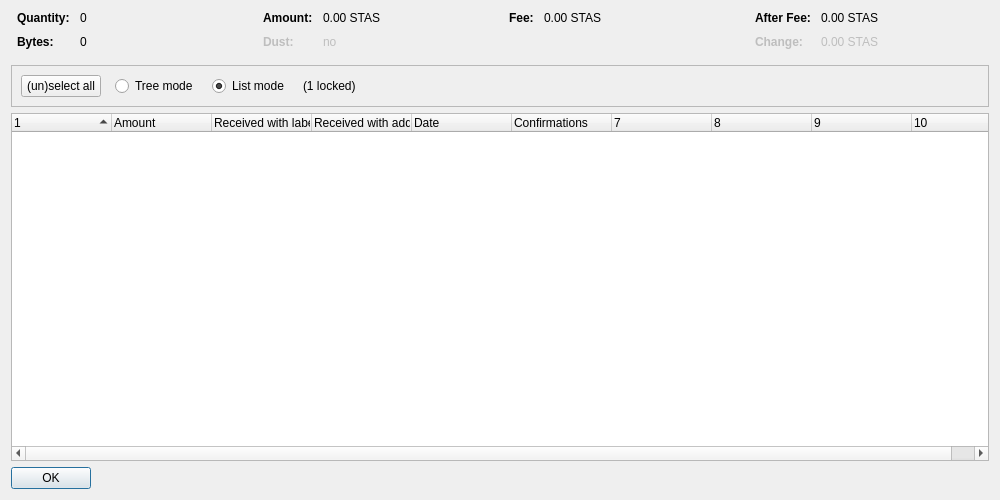
<?xml version="1.0" encoding="UTF-8"?>
<ui version="4.0">
 <class>CoinControlDialog</class>
 <widget class="QDialog" name="CoinControlDialog">
  <property name="geometry">
   <rect>
    <x>0</x>
    <y>0</y>
    <width>1000</width>
    <height>500</height>
   </rect>
  </property>
  <property name="windowTitle">
   <string>Coin Selection</string>
  </property>
  <layout class="QVBoxLayout" name="verticalLayout">
   <item>
    <layout class="QHBoxLayout" name="horizontalLayoutTop" stretch="0,0,0,0">
     <property name="topMargin">
      <number>0</number>
     </property>
     <property name="bottomMargin">
      <number>10</number>
     </property>
     <item>
      <layout class="QFormLayout" name="formLayoutCoinControl1">
       <property name="horizontalSpacing">
        <number>10</number>
       </property>
       <property name="verticalSpacing">
        <number>10</number>
       </property>
       <property name="leftMargin">
        <number>6</number>
       </property>
       <property name="rightMargin">
        <number>6</number>
       </property>
       <item row="0" column="0">
        <widget class="QLabel" name="labelCoinControlQuantityText">
         <property name="font">
          <font>
           <weight>75</weight>
           <bold>true</bold>
          </font>
         </property>
         <property name="text">
          <string>Quantity:</string>
         </property>
        </widget>
       </item>
       <item row="0" column="1">
        <widget class="QLabel" name="labelCoinControlQuantity">
         <property name="cursor">
          <cursorShape>IBeamCursor</cursorShape>
         </property>
         <property name="contextMenuPolicy">
          <enum>Qt::ActionsContextMenu</enum>
         </property>
         <property name="text">
          <string notr="true">0</string>
         </property>
         <property name="textInteractionFlags">
          <set>Qt::LinksAccessibleByMouse|Qt::TextSelectableByKeyboard|Qt::TextSelectableByMouse</set>
         </property>
        </widget>
       </item>
       <item row="1" column="0">
        <widget class="QLabel" name="labelCoinControlBytesText">
         <property name="font">
          <font>
           <weight>75</weight>
           <bold>true</bold>
          </font>
         </property>
         <property name="text">
          <string>Bytes:</string>
         </property>
        </widget>
       </item>
       <item row="1" column="1">
        <widget class="QLabel" name="labelCoinControlBytes">
         <property name="cursor">
          <cursorShape>IBeamCursor</cursorShape>
         </property>
         <property name="contextMenuPolicy">
          <enum>Qt::ActionsContextMenu</enum>
         </property>
         <property name="text">
          <string notr="true">0</string>
         </property>
         <property name="textInteractionFlags">
          <set>Qt::LinksAccessibleByMouse|Qt::TextSelectableByKeyboard|Qt::TextSelectableByMouse</set>
         </property>
        </widget>
       </item>
      </layout>
     </item>
     <item>
      <layout class="QFormLayout" name="formLayoutCoinControl2">
       <property name="horizontalSpacing">
        <number>10</number>
       </property>
       <property name="verticalSpacing">
        <number>10</number>
       </property>
       <property name="leftMargin">
        <number>6</number>
       </property>
       <property name="rightMargin">
        <number>6</number>
       </property>
       <item row="0" column="0">
        <widget class="QLabel" name="labelCoinControlAmountText">
         <property name="font">
          <font>
           <weight>75</weight>
           <bold>true</bold>
          </font>
         </property>
         <property name="text">
          <string>Amount:</string>
         </property>
        </widget>
       </item>
       <item row="0" column="1">
        <widget class="QLabel" name="labelCoinControlAmount">
         <property name="cursor">
          <cursorShape>IBeamCursor</cursorShape>
         </property>
         <property name="contextMenuPolicy">
          <enum>Qt::ActionsContextMenu</enum>
         </property>
         <property name="text">
          <string notr="true">0.00 STAS</string>
         </property>
         <property name="textInteractionFlags">
          <set>Qt::LinksAccessibleByMouse|Qt::TextSelectableByKeyboard|Qt::TextSelectableByMouse</set>
         </property>
        </widget>
       </item>
       <item row="1" column="0">
        <widget class="QLabel" name="labelCoinControlLowOutputText">
         <property name="enabled">
          <bool>false</bool>
         </property>
         <property name="font">
          <font>
           <weight>75</weight>
           <bold>true</bold>
          </font>
         </property>
         <property name="text">
          <string>Dust:</string>
         </property>
        </widget>
       </item>
       <item row="1" column="1">
        <widget class="QLabel" name="labelCoinControlLowOutput">
         <property name="enabled">
          <bool>false</bool>
         </property>
         <property name="cursor">
          <cursorShape>IBeamCursor</cursorShape>
         </property>
         <property name="contextMenuPolicy">
          <enum>Qt::ActionsContextMenu</enum>
         </property>
         <property name="text">
          <string notr="true">no</string>
         </property>
         <property name="textInteractionFlags">
          <set>Qt::LinksAccessibleByMouse|Qt::TextSelectableByKeyboard|Qt::TextSelectableByMouse</set>
         </property>
        </widget>
       </item>
      </layout>
     </item>
     <item>
      <layout class="QFormLayout" name="formLayoutCoinControl3">
       <property name="horizontalSpacing">
        <number>10</number>
       </property>
       <property name="verticalSpacing">
        <number>10</number>
       </property>
       <property name="leftMargin">
        <number>6</number>
       </property>
       <property name="rightMargin">
        <number>6</number>
       </property>
       <item row="0" column="0">
        <widget class="QLabel" name="labelCoinControlFeeText">
         <property name="font">
          <font>
           <weight>75</weight>
           <bold>true</bold>
          </font>
         </property>
         <property name="text">
          <string>Fee:</string>
         </property>
        </widget>
       </item>
       <item row="0" column="1">
        <widget class="QLabel" name="labelCoinControlFee">
         <property name="cursor">
          <cursorShape>IBeamCursor</cursorShape>
         </property>
         <property name="contextMenuPolicy">
          <enum>Qt::ActionsContextMenu</enum>
         </property>
         <property name="text">
          <string notr="true">0.00 STAS</string>
         </property>
         <property name="textInteractionFlags">
          <set>Qt::LinksAccessibleByMouse|Qt::TextSelectableByKeyboard|Qt::TextSelectableByMouse</set>
         </property>
        </widget>
       </item>
      </layout>
     </item>
     <item>
      <layout class="QFormLayout" name="formLayoutCoinControl4">
       <property name="horizontalSpacing">
        <number>10</number>
       </property>
       <property name="verticalSpacing">
        <number>10</number>
       </property>
       <property name="leftMargin">
        <number>6</number>
       </property>
       <property name="rightMargin">
        <number>6</number>
       </property>
       <item row="0" column="0">
        <widget class="QLabel" name="labelCoinControlAfterFeeText">
         <property name="font">
          <font>
           <weight>75</weight>
           <bold>true</bold>
          </font>
         </property>
         <property name="text">
          <string>After Fee:</string>
         </property>
        </widget>
       </item>
       <item row="0" column="1">
        <widget class="QLabel" name="labelCoinControlAfterFee">
         <property name="cursor">
          <cursorShape>IBeamCursor</cursorShape>
         </property>
         <property name="contextMenuPolicy">
          <enum>Qt::ActionsContextMenu</enum>
         </property>
         <property name="text">
          <string notr="true">0.00 STAS</string>
         </property>
         <property name="textInteractionFlags">
          <set>Qt::LinksAccessibleByMouse|Qt::TextSelectableByKeyboard|Qt::TextSelectableByMouse</set>
         </property>
        </widget>
       </item>
       <item row="1" column="0">
        <widget class="QLabel" name="labelCoinControlChangeText">
         <property name="enabled">
          <bool>false</bool>
         </property>
         <property name="font">
          <font>
           <weight>75</weight>
           <bold>true</bold>
          </font>
         </property>
         <property name="text">
          <string>Change:</string>
         </property>
        </widget>
       </item>
       <item row="1" column="1">
        <widget class="QLabel" name="labelCoinControlChange">
         <property name="enabled">
          <bool>false</bool>
         </property>
         <property name="cursor">
          <cursorShape>IBeamCursor</cursorShape>
         </property>
         <property name="contextMenuPolicy">
          <enum>Qt::ActionsContextMenu</enum>
         </property>
         <property name="text">
          <string notr="true">0.00 STAS</string>
         </property>
         <property name="textInteractionFlags">
          <set>Qt::LinksAccessibleByMouse|Qt::TextSelectableByKeyboard|Qt::TextSelectableByMouse</set>
         </property>
        </widget>
       </item>
      </layout>
     </item>
    </layout>
   </item>
   <item>
    <widget class="QFrame" name="frame">
     <property name="minimumSize">
      <size>
       <width>0</width>
       <height>40</height>
      </size>
     </property>
     <property name="frameShape">
      <enum>QFrame::StyledPanel</enum>
     </property>
     <property name="frameShadow">
      <enum>QFrame::Sunken</enum>
     </property>
     <layout class="QHBoxLayout" name="horizontalLayout">
      <item>
       <layout class="QHBoxLayout" name="horizontalLayoutPanel" stretch="0,0,0,0,0">
        <property name="spacing">
         <number>14</number>
        </property>
        <item>
         <widget class="QPushButton" name="pushButtonSelectAll">
          <property name="sizePolicy">
           <sizepolicy hsizetype="Maximum" vsizetype="Fixed">
            <horstretch>0</horstretch>
            <verstretch>0</verstretch>
           </sizepolicy>
          </property>
          <property name="text">
           <string>(un)select all</string>
          </property>
          <property name="autoDefault">
           <bool>false</bool>
          </property>
         </widget>
        </item>
        <item>
         <widget class="QRadioButton" name="radioTreeMode">
          <property name="sizePolicy">
           <sizepolicy hsizetype="Maximum" vsizetype="Fixed">
            <horstretch>0</horstretch>
            <verstretch>0</verstretch>
           </sizepolicy>
          </property>
          <property name="text">
           <string>Tree mode</string>
          </property>
         </widget>
        </item>
        <item>
         <widget class="QRadioButton" name="radioListMode">
          <property name="sizePolicy">
           <sizepolicy hsizetype="Maximum" vsizetype="Fixed">
            <horstretch>0</horstretch>
            <verstretch>0</verstretch>
           </sizepolicy>
          </property>
          <property name="text">
           <string>List mode</string>
          </property>
          <property name="checked">
           <bool>true</bool>
          </property>
         </widget>
        </item>
        <item>
         <widget class="QLabel" name="labelLocked">
          <property name="text">
           <string notr="true">(1 locked)</string>
          </property>
         </widget>
        </item>
        <item>
         <spacer name="horizontalSpacer">
          <property name="orientation">
           <enum>Qt::Horizontal</enum>
          </property>
          <property name="sizeHint" stdset="0">
           <size>
            <width>40</width>
            <height>20</height>
           </size>
          </property>
         </spacer>
        </item>
       </layout>
      </item>
     </layout>
    </widget>
   </item>
   <item>
    <widget class="CoinControlTreeWidget" name="treeWidget">
     <property name="contextMenuPolicy">
      <enum>Qt::CustomContextMenu</enum>
     </property>
     <property name="sortingEnabled">
      <bool>false</bool>
     </property>
     <property name="columnCount">
      <number>10</number>
     </property>
     <attribute name="headerShowSortIndicator" stdset="0">
      <bool>true</bool>
     </attribute>
     <attribute name="headerStretchLastSection">
      <bool>false</bool>
     </attribute>
     <column>
      <property name="text">
       <string/>
      </property>
     </column>
     <column>
      <property name="text">
       <string>Amount</string>
      </property>
     </column>
     <column>
      <property name="text">
       <string>Received with label</string>
      </property>
     </column>
     <column>
      <property name="text">
       <string>Received with address</string>
      </property>
     </column>
     <column>
      <property name="text">
       <string>Date</string>
      </property>
     </column>
     <column>
      <property name="text">
       <string>Confirmations</string>
      </property>
      <property name="toolTip">
       <string>Confirmed</string>
      </property>
     </column>
     <column>
      <property name="text">
       <string/>
      </property>
     </column>
     <column>
      <property name="text">
       <string/>
      </property>
     </column>
     <column>
      <property name="text">
       <string/>
      </property>
     </column>
     <column>
      <property name="text">
       <string/>
      </property>
     </column>
    </widget>
   </item>
   <item>
    <widget class="QDialogButtonBox" name="buttonBox">
     <property name="sizePolicy">
      <sizepolicy hsizetype="Maximum" vsizetype="Fixed">
       <horstretch>0</horstretch>
       <verstretch>0</verstretch>
      </sizepolicy>
     </property>
     <property name="orientation">
      <enum>Qt::Horizontal</enum>
     </property>
     <property name="standardButtons">
      <set>QDialogButtonBox::Ok</set>
     </property>
    </widget>
   </item>
  </layout>
 </widget>
 <customwidgets>
  <customwidget>
   <class>CoinControlTreeWidget</class>
   <extends>QTreeWidget</extends>
   <header>coincontroltreewidget.h</header>
  </customwidget>
 </customwidgets>
 <resources/>
 <connections/>
</ui>
